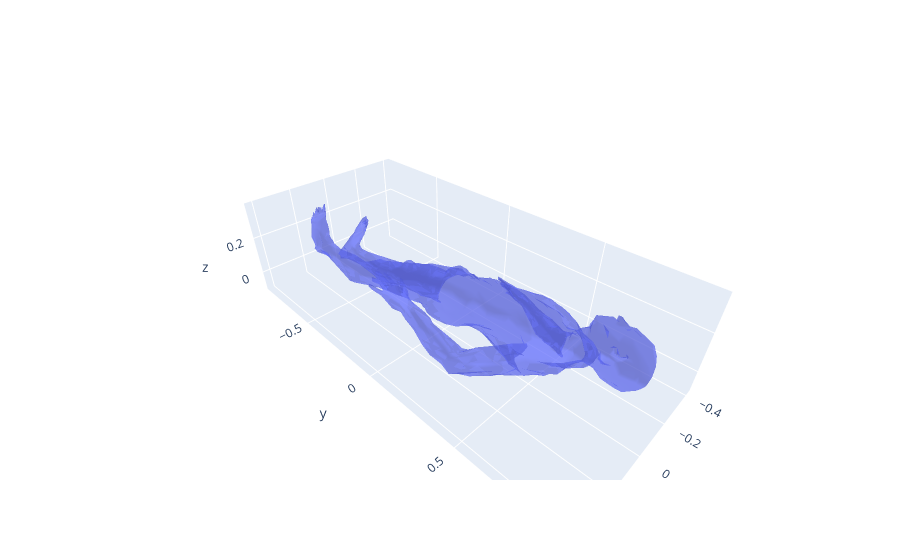

Notebook cell for this chart:
### Code cell
ix = 2

x = dataset_train[ix].pos[:,0]
y = dataset_train[ix].pos[:,1]
z = dataset_train[ix].pos[:,2]

i = dataset_train[ix].faces[:,0]
j = dataset_train[ix].faces[:,1]
k = dataset_train[ix].faces[:,2]

print(x.shape, y.shape, z.shape)
print(i.shape, j.shape, k.shape)

fig = go.Figure(data=[go.Mesh3d(x = x, y = y, z=z, opacity=0.5, i=i, j=j, k=k)])
fig.show()

### Figure 1 — Plotly figure (JSON) as saved in the notebook; plotly's stock layout.template omitted (floating-point values rounded to 4 significant figures; data arrays with more than 128 entries replaced by an {"elided": "..."} marker saying what was removed)
{"data": [{"i": {"elided": "4196 int values"}, "j": {"elided": "4196 int values"}, "k": {"elided": "4196 int values"}, "opacity": 0.5, "type": "mesh3d", "x": {"elided": "2100 float values"}, "y": {"elided": "2100 float values"}, "z": {"elided": "2100 float values"}}], "layout": {}}
